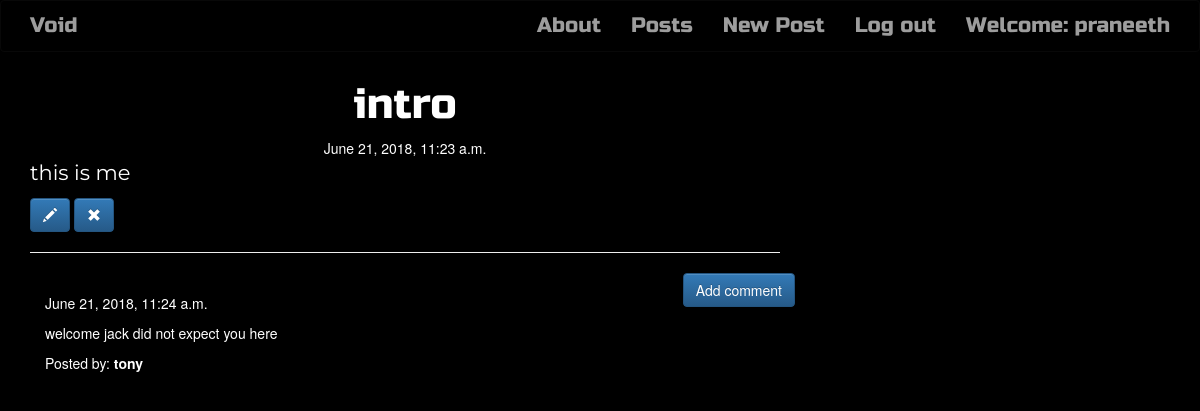
/post/2 (signed in), run on the app's committed database.
### blog/models.py (models this page shows, shortened)
class Post(models.Model):
    author = models.ForeignKey(User, related_name="users", on_delete=models.CASCADE, null=True)
    user_name = models.CharField(max_length=500, null=True)
    title = models.CharField(max_length=1000)
    text = models.TextField()
    created_date = models.DateTimeField(default=timezone.now)
    published_date = models.DateTimeField(blank=True, null=True)

class Comment(models.Model):
    post = models.ForeignKey('blog.Post', related_name='comments', on_delete=models.CASCADE)
    author = models.CharField(max_length=255)
    text = models.TextField()
    created_date = models.DateTimeField(default=timezone.now)

### blog/views.py (the view)
# urls.py: url(r'^post/(?P<pk>\d+)$', views.PostDetailView.as_view(), name='post_detail'),
class PostDetailView(DetailView):
    model = Post

### blog/templates/blog/post_detail.html
{% extends 'blog/base.html' %}
{% block content %}
        <h1 class='posttitle loader'>{{ post.title }}</h1>
        {% if post.published_date %}
            <div class="date postdate">
                {{ post.published_date }}
            </div>
        {% else %}
            <a class="btn btn-default" href="{% url 'post_publish' pk=post.pk %}">Publish</a>
        {% endif %}
      <p class='postcontent' >{{ post.text|safe|linebreaksbr }}</p>
      {% if user.is_staff or user.username == post.user_name %}
          <a class="btn btn-primary" href="{% url 'post_edit' pk=post.pk %}"><span class="glyphicon glyphicon-pencil"></span></a>
          <a class="btn btn-primary" href="{% url 'post_remove' pk=post.pk %}"><span class="glyphicon glyphicon-remove"></span></a>
      {% endif %}
  <hr>
  <a class="btn btn-primary btn-comment" href="{% url 'add_comment_to_post' pk=post.pk %}">Add comment</a>
  <div class="container">
  {% for comment in post.comments.all %}
  <br>
      {% if user.is_authenticated %}
              {{ comment.created_date }}
          <p>{{ comment.text|safe|linebreaks }}</p>
          <p>Posted by: <strong>{{ comment.author }}</strong></p>
      {% endif %}
      {% empty %}
      <p>No comments posted.</p>
  {% endfor %}
</div>
{% endblock %}

### blog/templates/blog/base.html (shortened to what this page needs)
<!DOCTYPE html>
{% load staticfiles %}
<html>
    <head>
        <link rel="stylesheet" href="https://maxcdn.bootstrapcdn.com/bootstrap/3.3.7/css/bootstrap.min.css">
        <link rel="stylesheet" href="https://maxcdn.bootstrapcdn.com/bootstrap/3.3.7/css/bootstrap-theme.min.css">
        <link rel="stylesheet" href="//cdn.jsdelivr.net/medium-editor/latest/css/medium-editor.min.css" type="text/css" media="screen" charset="utf-8">
        <link rel="stylesheet" href="{% static 'css/blog.css' %}">
<body class='loader'>
  <nav class="navbar navbar-inverse techfont custom-navbar" id="prime">
    <div class="container">
      <ul class="nav navbar-nav">
        <li><a class='navbar-brand bigbrand' href="{% url 'index' %}">Void</a></li>
      </ul>
      <ul class="nav navbar-nav navbar-right">
         <li><a href="{% url 'about'%}">About</a></li>
        {% if user.is_authenticated %}
        <li>
           <a href="{% url 'post_list' %}">Posts</a>
        </li>
        <li>
          <a href="{% url 'post_new' %}" >New Post</a>
        </li>
        <li>
          <a href="{% url 'accounts:logout' %}" >Log out</a>
        </li>
        <li>
          <a >Welcome: {{ user.username }}</a>
        </li>
          {% else %}
          <li><a class='nav navbar-right' href="{% url 'accounts:login' %}" ><span class="glyphicon glyphicon-user"></span>Login</a></li>
        {% endif %}
      </ul>
  </div>
</nav>
        <div class="content container">
            <div class="row">
                <div class="col-md-8">
                  <div class="blog_posts">
                    {% block content %}
                    {% endblock %}
                  </div>
                </div>
            </div>
        </div>
</body>
</html>

### blog/static/css/blog.css (style rules this page uses)
.techfont { font-family: 'Russo One', sans-serif; font-size: 1.5em; margin-bottom: 10px; background: #000; }
.postdate { text-align: center; }
.posttitle { font-family: 'Russo One', sans-serif; font-size: 3em; text-align: center; }
.postcontent { font-family: 'Montserrat'; font-size: 1.5em; }
.btn-comment { position: absolute; right: 0px; }
.bigbrand { font-size: 1em; }
body { background-color: black; color:white; }

### data on the page
Post: title "intro", published_date "June 21, 2018, 11:23 a.m.", text "this is me"
Comment: created_date "June 21, 2018, 11:24 a.m.", text "welcome jack did not expect you here", author "tony"

### other printed values
{{ user.username }} "praneeth"
